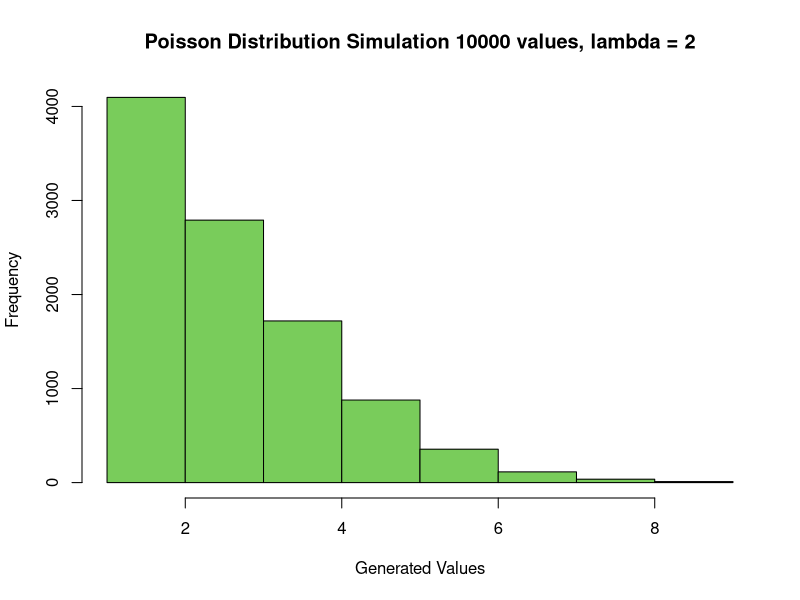

Source code (R):
## EJERCICIO 1 - GENERACION DE UNA MUESTRA DE TAMANYO N

### VARIABLES ###
sample_size <- 10000
lambda <- 2 ## PROVISIONAL !!!!
simulation_values <- vector()

## FUNCION PARA GENERAR NUESTROS VALORES DE LA DISTRIBUCION POISSON ##
gen_poisson_values <- function(lambda) {
  sum <- 0
  count <- 0
  while (sum < lambda) {
    sum <- sum + -log(runif(1))
    count <- count + 1
  }
  return(count)
}

## GENERANDO NUESTOR VECTOR DE VALORES ##
for (i in 1:sample_size) simulation_values[i] <- gen_poisson_values(lambda)
max_value <- simulation_values[which.max(simulation_values)]
min_value <- simulation_values[which.min(simulation_values)]


## EJERCICIO 2 - HISTOGRAMA DE LA DISTRIBUCION DE FRECUENCIAS ##
## GENERAMOS NUESTRO HISTOGRAMA PARA LA DISTRIBUCION DE FRECUENCIAS ##
hist(simulation_values,
     main = paste("Poisson Distribution Simulation", sample_size,
                  "values, lambda =", lambda),
     xlab = "Generated Values",
     xlim = c(min_value, max_value),
     breaks = max_value,
     col = "#79cc5b"
     )


## EJERCICIO 3 - ESTIMACION DE PROBABILIDADES DE INTERVALOS ##
